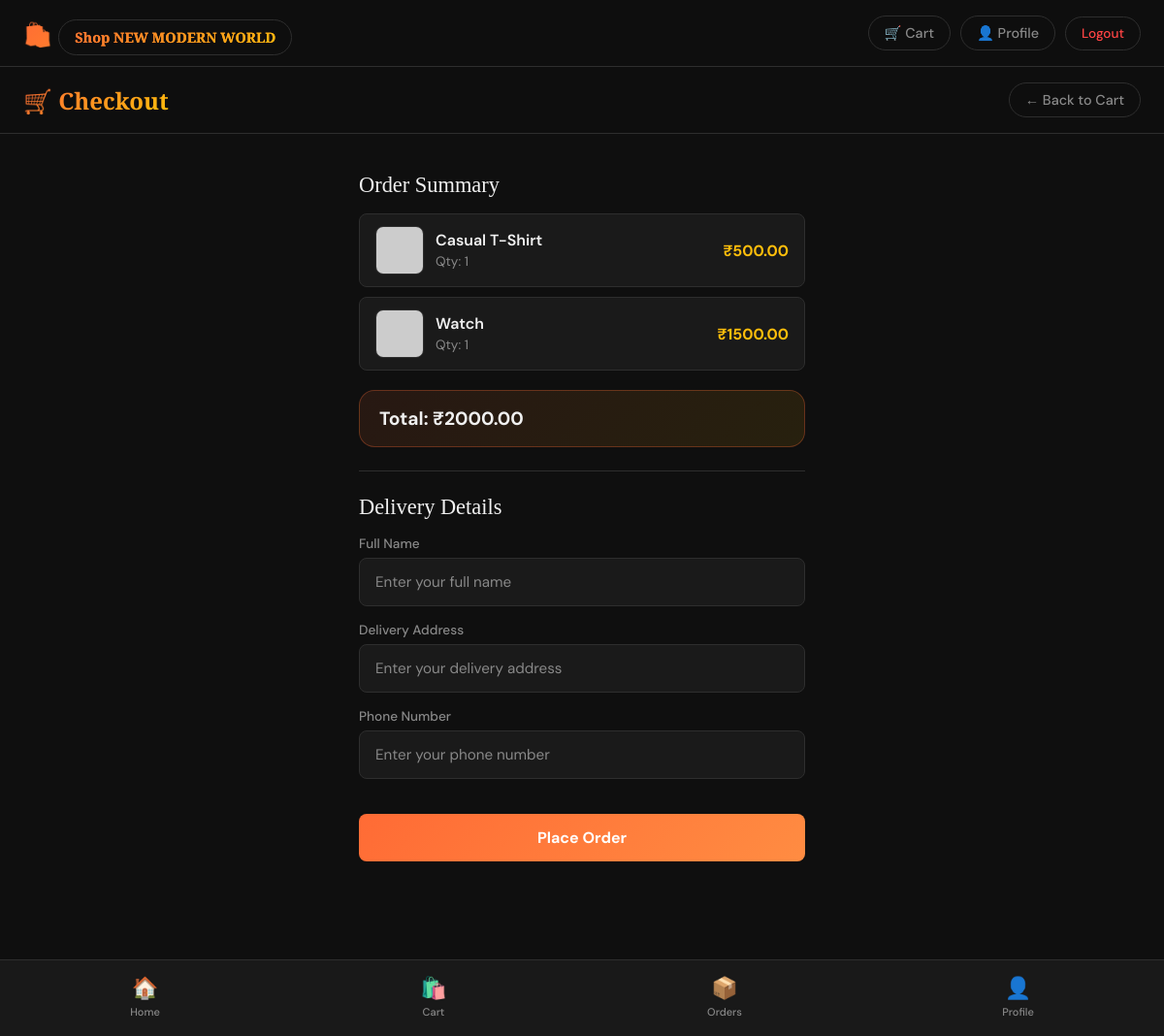
Screenshot of /orders/checkout/ (signed in) with the database file from the repository.
### cart/models.py (models this page shows, shortened)
class CartItem(models.Model):
    cart = models.ForeignKey(Cart, on_delete=models.CASCADE, related_name='items')
    product = models.ForeignKey(Product, on_delete=models.CASCADE)
    quantity = models.PositiveIntegerField(default=1)
    def get_subtotal(self):
        return self.product.price * self.quantity

### products/models.py (models this page shows, shortened)
class Product(models.Model):
    name = models.CharField(max_length=200)
    description = models.TextField()
    price = models.DecimalField(max_digits=10, decimal_places=2)
    image = models.CharField(max_length=500, null=True, blank=True, help_text="Enter image URL or local media path")
    stock = models.IntegerField(default=0)
    category = models.ForeignKey(Category, on_delete=models.CASCADE, related_name='products')

### orders/views.py (the view, shortened to what this page needs)
# urls.py: path('checkout/', views.checkout_view, name='checkout'),
@login_required
def checkout_view(request):
    cart, created = Cart.objects.get_or_create(user=request.user)
    cart_items = cart.items.all()
    if not cart_items:
        return redirect('cart_detail')
    total_price = cart.get_total_price()
    return render(request, 'orders/checkout.html', {
        'cart_items': cart_items,
        'total_price': total_price
    })

### cart/models.py (called while the page is built)
    def get_total_price(self):
        return sum(item.product.price * item.quantity for item in self.items.all())

### templates/orders/checkout.html (shortened to what this page needs)
{% extends 'base.html' %}
{% load static %}
{% block content %}
<div class="navbar" style="border-top: none;">
  <h2>🛒 Checkout</h2>
  <a href="{% url 'cart_detail' %}">← Back to Cart</a>
</div>
<div class="checkout-container">
  <p class="section-title" style="padding-left:0; margin-top:20px;">Order Summary</p>
  <div id="checkout-summary-items" style="margin-bottom: 20px; display: flex; flex-direction: column; gap: 10px;">
    {% for item in cart_items %}
      <div style="display:flex; justify-content:space-between; align-items:center; background:var(--surface); border:1px solid var(--border); padding:12px 16px; border-radius:var(--radius-sm)">
        <div style="display:flex; align-items:center; gap:12px;">
          <img src="{{ item.product.image }}" alt="{{ item.product.name }}" class="checkout-item-img" onerror="this.src='https://placehold.co/50x50/1a1a1a/888?text=Product'">
          <div>
            <span style="font-weight:600; color:var(--text); display:block;">{{ item.product.name }}</span>
            <span style="color:var(--text-muted); font-size:0.85rem;">Qty: {{ item.quantity }}</span>
          </div>
        </div>
        <span style="font-weight:700; color:var(--accent2)">₹{{ item.get_subtotal }}</span>
      </div>
    {% endfor %}
  </div>
  <div class="total-summary">
    Total: ₹<span>{{ total_price }}</span>
  </div>
  <hr style="border: 0; border-top: 1px solid var(--border); margin: 24px 0;">
  <p class="section-title" style="padding-left:0;">Delivery Details</p>
  <form method="post" action="{% url 'checkout' %}">
    <div class="form-group">
      <label for="name">Full Name</label>
      <input type="text" name="name" id="name" required placeholder="Enter your full name">
    </div>
    <div class="form-group">
      <label for="address">Delivery Address</label>
      <input type="text" name="address" id="address" required placeholder="Enter your delivery address">
    </div>
    <div class="form-group">
      <label for="phone">Phone Number</label>
      <input type="text" name="phone" id="phone" required placeholder="Enter your phone number">
    </div>
    <button type="submit" class="btn-primary" style="width: 100%; margin-top: 20px; padding: 14px;">Place Order</button>
  </form>
</div>
{% endblock %}

### static/css/style.css (style rules this page uses)
:root { --bg: #0f0f0f; --surface: #1a1a1a; --surface2: #242424; --accent: #ff6b35; --accent2: #ffbe0b; --text: #f0f0f0; --text-muted: #888; --border: #2e2e2e; --radius: 16px; --radius-sm: 8px; --shadow: 0 8px 32px rgba(0,0,0,0.4); --transition: all 0.3s cubic-bezier(0.4, 0, 0.2, 1); }
*, *::before, *::after { box-sizing: border-box; margin: 0; padding: 0; }
body { background: var(--bg); color: var(--text); font-family: 'DM Sans', sans-serif; font-weight: 400; min-height: 100vh; padding-bottom: 80px; }
.navbar { display: flex; justify-content: space-between; align-items: center; background: rgba(15,15,15,0.95); backdrop-filter: blur(20px); padding: 16px 24px; position: sticky; top: 0; z-index: 100; border-bottom: 1px solid var(--border); }
.navbar h2 { font-family: 'Playfair Display', serif; font-size: 1.5rem; background: linear-gradient(135deg, var(--accent), var(--accent2)); -webkit-background-clip: text; -webkit-text-fill-color: transparent; background-clip: text; }
.navbar a { color: var(--text-muted); text-decoration: none; font-size: 0.9rem; font-weight: 500; padding: 8px 16px; border: 1px solid var(--border); border-radius: 20px; transition: var(--transition); }
.section-title { font-family: 'Playfair Display', serif; font-size: 1.4rem; padding: 0 20px 16px; color: var(--text); max-width: 1200px; margin: 0 auto; }
.btn-primary { flex: 2; padding: 12px; background: linear-gradient(135deg, var(--accent), #ff8c42); border: none; color: white; border-radius: var(--radius-sm); cursor: pointer; font-family: 'DM Sans', sans-serif; font-weight: 700; font-size: 1rem; transition: var(--transition); }
.checkout-container { max-width: 500px; margin: 0 auto; padding: 20px; }
.form-group { margin-bottom: 16px; }
.form-group label { display: block; font-size: 0.85rem; color: var(--text-muted); margin-bottom: 6px; font-weight: 500; }
.form-group input { width: 100%; padding: 14px 16px; background: var(--surface); border: 1px solid var(--border); border-radius: var(--radius-sm); color: var(--text); font-family: 'DM Sans', sans-serif; font-size: 0.95rem; outline: none; transition: var(--transition); }
.form-group input::placeholder { color: var(--text-muted); }
.total-summary { background: linear-gradient(135deg, rgba(255,107,53,0.1), rgba(255,190,11,0.1)); border: 1px solid rgba(255,107,53,0.3); border-radius: var(--radius); padding: 16px 20px; margin: 20px 0; font-size: 1.2rem; font-weight: 700; }
.checkout-item-img { width: 50px; height: 50px; object-fit: cover; border-radius: var(--radius-sm); border: 1px solid var(--border); flex-shrink: 0; }

### rows the page displays
CartItem: product.name "Casual T-Shirt", quantity "1", get_subtotal "500.00"
CartItem: product.name "Watch", quantity "1", get_subtotal "1500.00"

### other values shown
{{ total_price }} "2000.00"
